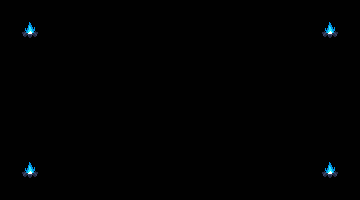

The image is a tile-based game level rendered from a .tmx file. Its description and complete source (layers, tilesets, objects, tile grids) follow:
An orthogonal 18x10 tile map with 20x20 px tiles, 2 tile layers (ground, obstacles) and 2 objects (player_spawn, enemy_spawn).

<map version="1.10" tiledversion="1.10.2" orientation="orthogonal" renderorder="right-down" width="18" height="10" tilewidth="20" tileheight="20" infinite="0" nextlayerid="4" nextobjectid="5">
 <tileset firstgid="1" source="tileset.tsx" />
 <layer id="1" name="ground" width="18" height="10">
  <data encoding="csv">
17,17,17,17,17,17,17,17,17,17,17,17,17,17,17,17,17,17,
17,17,17,17,17,17,17,17,17,17,17,17,17,17,17,17,17,17,
17,17,17,17,17,17,17,17,17,17,17,17,17,17,17,17,17,17,
17,17,17,17,17,17,17,17,17,17,17,17,17,17,17,17,17,17,
17,17,17,17,17,17,17,17,17,17,17,17,17,17,17,17,17,17,
17,17,17,17,17,17,17,17,17,17,17,17,17,17,17,17,17,17,
17,17,17,17,17,17,17,17,17,17,17,17,17,17,17,17,17,17,
17,17,17,17,17,17,17,17,17,17,17,17,17,17,17,17,17,17,
17,17,17,17,17,17,17,17,17,17,17,17,17,17,17,17,17,17,
17,17,17,17,17,17,17,17,17,17,17,17,17,17,17,17,17,17
</data>
 </layer>
 <layer id="2" name="obstacles" width="18" height="10">
  <data encoding="csv">
0,0,0,0,0,0,0,0,0,0,0,0,0,0,0,0,0,0,
0,269,0,0,0,0,0,0,0,0,0,0,0,0,0,0,269,0,
0,0,0,0,0,0,0,0,0,0,0,0,0,0,0,0,0,0,
0,0,0,0,0,0,0,0,0,0,0,0,0,0,0,0,0,0,
0,0,0,0,0,0,0,0,0,0,0,0,0,0,0,0,0,0,
0,0,0,0,0,0,0,0,0,0,0,0,0,0,0,0,0,0,
0,0,0,0,0,0,0,0,0,0,0,0,0,0,0,0,0,0,
0,0,0,0,0,0,0,0,0,0,0,0,0,0,0,0,0,0,
0,269,0,0,0,0,0,0,0,0,0,0,0,0,0,0,269,0,
0,0,0,0,0,0,0,0,0,0,0,0,0,0,0,0,0,0
</data>
 </layer>
 <objectgroup id="3" name="spawn">
  <object id="1" name="player_spawn" x="300" y="40">
   <properties>
    <property name="direction" value="left" />
   </properties>
  </object>
  <object id="2" name="enemy_spawn" x="60" y="140" />
 </objectgroup>
</map>
